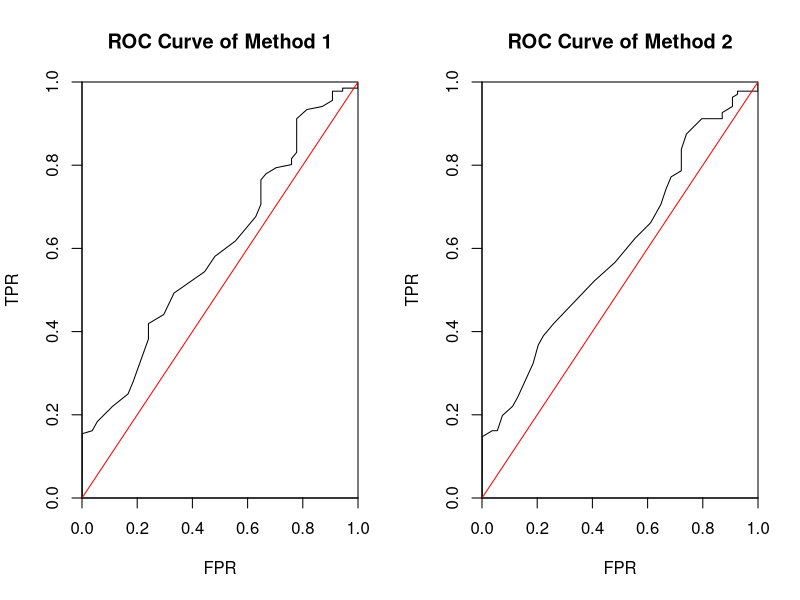
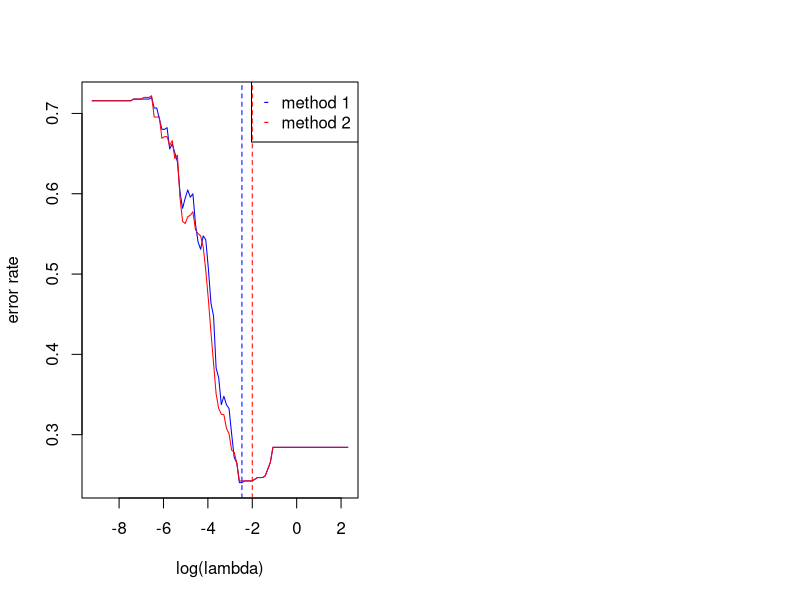
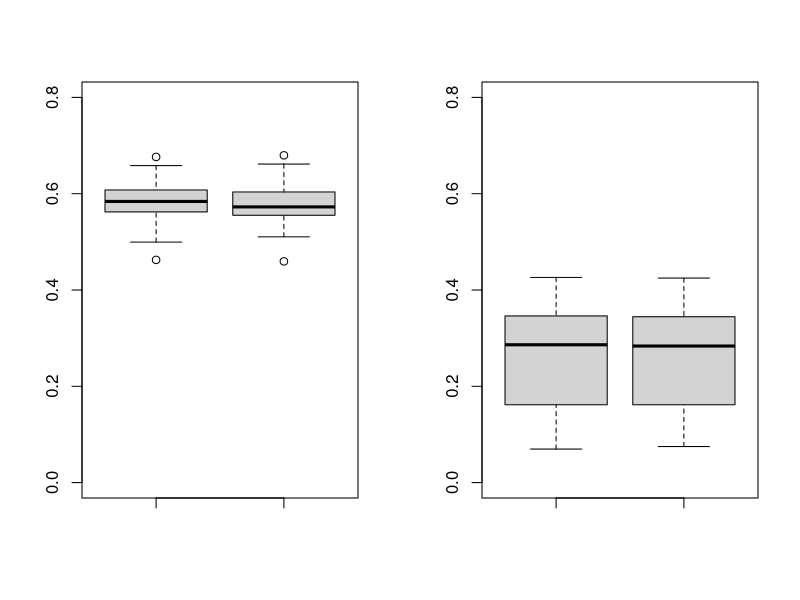

Write the R code that produced these figures, in order.
## ---- chunk 1
knitr::opts_chunk$set(echo = TRUE)
## ---- chunk 2
library(MASS) #mvrnorm
library(glmnet) #lasso
## ---- chunk 3
set.seed(19970530)

# number of random variables
p = 20 
# number of samples generated
n = 1000
# delta to construct Theta Matrix
delta = 2 

Theta <- matrix(0,p,p) + delta*diag(p)
for (i in 2:p){
  for (j in 1:(i-1)){
    Theta[i,j] = 0.5*rbinom(1, 1, 0.1)
    Theta[j,i] = Theta[i,j]
  }
}
Theta = Theta/delta

Sigma = solve(Theta) # Sigma is inverse of Theta

X = mvrnorm(n=n, mu=rep(0, p), Sigma=Sigma)

head(Sigma[,1:6])
## ---- chunk 4
# construct set E as a matrix
# column 1: Integer, index i
# column 2: Integer, index j
# column 3: Boolean, 1 for included, 0 for not included 
E_true <- matrix(nrow=0, ncol=3)
for (i in 1:(p-1)){
  for (j in (i+1):p){
    if (Sigma[i,j]){
      E_true <- rbind(E_true, c(i,j,1))
    }
    else{
      E_true <- rbind(E_true, c(i,j,0))
    }
  }
}
head(E_true)
## ---- chunk 5
# estimate beta
Beta <- matrix(nrow=0, ncol=p)
for (j in 1:p){
  cv.lasso <- cv.glmnet(X[,-j], X[,j])
  beta_j <- coef(cv.lasso)[2:p]
  Beta <- rbind(Beta
                , append(beta_j, NA, after=j-1) # NA just a placeholder, meaningless
                ) 
}

# hence get E_1 and E_2
E_1 <- matrix(nrow=0, ncol=3)
E_2 <- matrix(nrow=0, ncol=3)
for (i in 1:(p-1)){
  for (j in (i+1):p){
    if (Beta[i,j]){
      E_1 <- rbind(E_1, c(i,j,1))
    }
    else{
      E_1 <- rbind(E_1, c(i,j,0))
    }
    if (Beta[i,j] && Beta[j,i]){
      E_2 <- rbind(E_2, c(i,j,1))
    }
    else{
      E_2 <- rbind(E_2, c(i,j,0))
    }
  }
}

# confusion matrix
table(E_1[,3], E_true[,3])
table(E_2[,3], E_true[,3])
## ---- chunk 6
# TODO
## ---- chunk 7
len_grid <- 100
grid <- 10 ^ seq(1,-4, length = len_grid)

Beta <- array(dim = c(p, p, len_grid))

for (j in 1:p){
  lasso <- glmnet(X[,-j], X[,j], lambda = grid)
  Coef_j <- as.matrix( coef(lasso)[2:p,] ) # drop the 1st element, which is coef of Intercept
  # insert a row as placeholder. e.g. for Xj, the jth row of Coef Matrix should be placeholder
  Beta_j <- matrix(nrow = p, ncol = len_grid)
  if (j==1){
    Beta_j[2:p,] <- Coef_j
  } else if (j==p) {
    Beta_j[1:p-1,] <- Coef_j
  } else {
    Beta_j[1:(j-1),] <- Coef_j[1:(j-1),]
    Beta_j[(j+1):p,] <- Coef_j[j:(p-1),]
  }
  # combine the Beta Matrix
  Beta[j,,] <- Beta_j
}
## ---- chunk 8
tpr_1 <- c()
fpr_1 <- c()
tpr_2 <- c()
fpr_2 <- c()

# loop for different lambda
for (k in 1:len_grid){
  
  # for a certain lambda, Beta[,,k] is the Beta Matrix
  # construct set E_1 and E_2 in Matrix form
  E_1 <- matrix(nrow=0, ncol=3)
  E_2 <- matrix(nrow=0, ncol=3)
  for (i in 1:(p-1)){
    for (j in (i+1):p){
      if (Beta[i,j,k]){
        E_1 <- rbind(E_1, c(i,j,1))
      }
      else{
        E_1 <- rbind(E_1, c(i,j,0))
      }
      if (Beta[i,j,k] && Beta[j,i,k]){
        E_2 <- rbind(E_2, c(i,j,1))
      }
      else{
        E_2 <- rbind(E_2, c(i,j,0))
      }
    }
  }
  
  # derive TPR and FPR from the confusion matrix
  Tab_1 <- table(E_1[,3], E_true[,3])
  if (!(0 %in% rownames(Tab_1))){
    Tab_1 <- rbind(c(0,0), Tab_1) # in case all predictions are 1
  }
  if (!(1 %in% rownames(Tab_1))){
    Tab_1 <- rbind(Tab_1, c(0,0)) # in case all predictions are 0
  }
  tpr_1 <- append(tpr_1, Tab_1[2,2]/(sum(Tab_1[,2])) )
  fpr_1 <- append(fpr_1, Tab_1[2,1]/(sum(Tab_1[,1])) ) 
  
  Tab_2 <- table(E_2[,3], E_true[,3])
  if (!(0 %in% rownames(Tab_2))){
    Tab_2 <- rbind(c(0,0), Tab_2)
  }
  if (!(1 %in% rownames(Tab_2))){
    Tab_2 <- rbind(Tab_2, c(0,0))
  }
  tpr_2 <- append(tpr_2, Tab_2[2,2]/(sum(Tab_2[,2])) )
  fpr_2 <- append(fpr_2, Tab_2[2,1]/(sum(Tab_2[,1])) )
}
## ---- chunk 9
plot_roc <- function(TPR, FPR, title){
  plot(FPR, TPR, "l"
       , xlab="FPR", ylab="TPR"
       , xlim=c(0,1), ylim=c(0,1)
       , xaxs="i", yaxs="i"
       )
  abline(a=0, b=1, col="red")
  title(main = title)
}

par(mfrow=c(1,2))
plot_roc(tpr_1, fpr_1, "ROC Curve of Method 1")
plot_roc(tpr_2, fpr_2, "ROC Curve of Method 2")
## ---- chunk 10
auc <- function(TPR, FPR){
  dFPR <- c(diff(FPR), 0)
  dTPR <- c(diff(TPR), 0)
  return( sum(TPR * dFPR) + sum(dTPR * dFPR)/2 ) 
}

cat("AUC for method 1: ", auc(tpr_1, fpr_1), "\n")
cat("AUC for method 2: ", auc(tpr_2, fpr_2), "\n")
## ---- chunk 11
# TODO
## ---- chunk 12
neg <- sum(E_true[,3]==0)
pos <- sum(E_true[,3]==1)

fnr_1 <- 1-tpr_1
fnr_2 <- 1-tpr_2
error_1 <- (fpr_1*pos+fnr_1*neg)/(pos+neg)
error_2 <- (fpr_2*pos+fnr_2*neg)/(pos+neg)

plot(log(grid), error_1, type="l"
     , xlab = "log(lambda)", ylab = "error rate"
     , col="blue"
     )
lines(log(grid), error_2, col="red")
legend("topright",legend=c("method 1","method 2"), col=c("blue","red"), pch="-")

lambda_1 <- grid[which.min(error_1)]
lambda_2 <- grid[which.min(error_2)]

abline(v=log(lambda_1), col="blue", lty=2)
abline(v=log(lambda_2), col="red", lty=2)
## ---- chunk 13
set.seed(19970530)
# number of random variables
p <- 20 
# number of samples generated
n <- 1000
# delta to construct Theta Matrix
delta <- 2 
# length of lambda grid
len_grid <- 100

auc_1 <- c()
auc_2 <- c()
min_error_1 <- c()
min_error_2 <- c()

t = 1
while (t<=50){
  
  # generate Theta, Sigma, X
  Theta <- matrix(0,p,p) + delta*diag(p)
  for (i in 2:p){
    for (j in 1:(i-1)){
      Theta[i,j] = 0.5*rbinom(1, 1, 0.1)
      Theta[j,i] = Theta[i,j]
    }
  }
  Theta = Theta/delta
  Sigma = solve(Theta)
  X = mvrnorm(n=n, mu=rep(0, p), Sigma=Sigma)
  
  # derive E_true
  E_true <- matrix(nrow=0, ncol=3)
  for (i in 1:(p-1)){
    for (j in (i+1):p){
      if (Sigma[i,j]){
        E_true <- rbind(E_true, c(i,j,1))
      }
      else{
        E_true <- rbind(E_true, c(i,j,0))
      }
    }
  }
  neg <- sum(E_true[,3]==0)
  pos <- sum(E_true[,3]==1)
  if (neg==0 || pos==0){
    next # if samples generated have no neg/pos target, unable to compute TPR/FPR
  }
  
  # estimate Beta
  grid <- 10 ^ seq(1,-4, length = len_grid)
  Beta <- array(dim = c(p, p, len_grid))
  for (j in 1:p){
    lasso <- glmnet(X[,-j], X[,j], lambda = grid)
    Coef_j <- as.matrix( coef(lasso)[2:p,] ) # drop the 1st element, which is coef of Intercept
    # insert a row as placeholder. e.g. for Xj, the jth row of Coef Matrix should be placeholder
    Beta_j <- matrix(nrow = p, ncol = len_grid)
    if (j==1){
      Beta_j[2:p,] <- Coef_j
    } else if (j==p) {
      Beta_j[1:p-1,] <- Coef_j
    } else {
      Beta_j[1:(j-1),] <- Coef_j[1:(j-1),]
      Beta_j[(j+1):p,] <- Coef_j[j:(p-1),]
    }
    Beta[j,,] <- Beta_j
  }
  
  # derive TPR and FPR
  tpr_1 <- c()
  fpr_1 <- c()
  tpr_2 <- c()
  fpr_2 <- c()
  for (k in 1:len_grid){
    E_1 <- matrix(nrow=0, ncol=3)
    E_2 <- matrix(nrow=0, ncol=3)
    for (i in 1:(p-1)){
      for (j in (i+1):p){
        if (Beta[i,j,k]){
          E_1 <- rbind(E_1, c(i,j,1))
        }
        else{
          E_1 <- rbind(E_1, c(i,j,0))
        }
        if (Beta[i,j,k] && Beta[j,i,k]){
          E_2 <- rbind(E_2, c(i,j,1))
        }
        else{
          E_2 <- rbind(E_2, c(i,j,0))
        }
      }
    }
    Tab_1 <- table(E_1[,3], E_true[,3])
    if (!(0 %in% rownames(Tab_1))){
      Tab_1 <- rbind(c(0,0), Tab_1) # in case all predictions are 1
    }
    if (!(1 %in% rownames(Tab_1))){
      Tab_1 <- rbind(Tab_1, c(0,0)) # in case all predictions are 0
    }
    if (!(0 %in% colnames(Tab_1))){
      Tab_1 <- cbind(c(0,0), Tab_1) # in case all predictions are 1
    }
    if (!(1 %in% colnames(Tab_1))){
      Tab_1 <- cbind(Tab_1, c(0,0)) # in case all predictions are 0
    }
    tpr_1 <- append(tpr_1, Tab_1[2,2]/(sum(Tab_1[,2])) )
    fpr_1 <- append(fpr_1, Tab_1[2,1]/(sum(Tab_1[,1])) ) 
    Tab_2 <- table(E_2[,3], E_true[,3])
    if (!(0 %in% rownames(Tab_2))){
      Tab_2 <- rbind(c(0,0), Tab_2)
    }
    if (!(1 %in% rownames(Tab_2))){
      Tab_2 <- rbind(Tab_2, c(0,0))
    }
    if (!(0 %in% colnames(Tab_2))){
      Tab_2 <- cbind(c(0,0), Tab_2) # in case all predictions are 1
    }
    if (!(1 %in% colnames(Tab_2))){
      Tab_2 <- cbind(Tab_2, c(0,0)) # in case all predictions are 0
    }
    tpr_2 <- append(tpr_2, Tab_2[2,2]/(sum(Tab_2[,2])) )
    fpr_2 <- append(fpr_2, Tab_2[2,1]/(sum(Tab_2[,1])) )
  }

  auc_1 <- append(auc_1, auc(tpr_1, fpr_1))
  auc_2 <- append(auc_2, auc(tpr_2, fpr_2))
  
  fnr_1 <- 1-tpr_1
  fnr_2 <- 1-tpr_2
  error_1 <- (fpr_1*pos+fnr_1*neg)/(pos+neg)
  error_2 <- (fpr_2*pos+fnr_2*neg)/(pos+neg)
  min_error_1 <- append(min_error_1, min(error_1))
  min_error_2 <- append(min_error_2, min(error_2))
  
  t <- t+1
}
## ---- chunk 14
cat("AUC of Method 1\n   mean:           ", mean(auc_1), "\n   standard error: ", sd(auc_1), "\n\n")
cat("AUC of Method 2\n   mean:           ", mean(auc_2), "\n   standard error: ", sd(auc_2), "\n\n")
cat("Minimum Error Rate of Method 1\n   mean:           ", mean(min_error_1), "\n   standard error: ", sd(min_error_1), "\n\n")
cat("Minimum Error Rate of Method 2\n   mean:           ", mean(min_error_2), "\n   standard error: ", sd(min_error_2), "\n\n")
## ---- chunk 15
par(mfrow=c(1,2))
boxplot(auc_1, auc_2, ylim=c(0,0.8))
boxplot(min_error_1, min_error_2, ylim=c(0,0.8))
